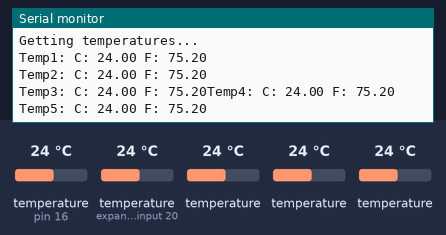
A sketch run on a simulated Arduino Uno, built with avr-gcc and run on an emulated ATmega328P. On the bench: the last lines printed to the serial monitor. Inputs (shaded band) come from the test bench; at power-on: temperature (sensors on pin 16, expander input 20) 24 °C, temperature 24 °C.

Above: at 6.4 s.
6.5 s: temperature (sensor on pin 16) set to 12 °C
At 8.2 s:
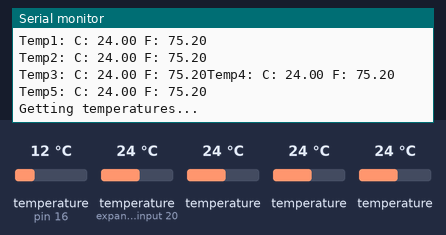
10.7 s: temperature (sensor on expander input 20) set to 12 °C
At 11.8 s:
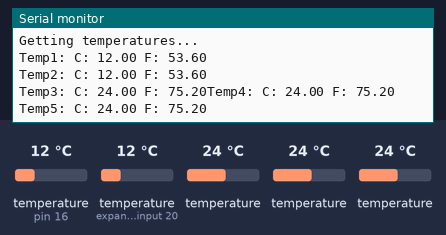
14.9 s: temperature (sensor 216) set to 12 °C
At 17.9 s:
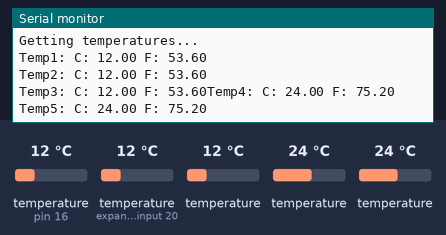
19.1 s: temperature (sensor 316) set to 12 °C
At 21.0 s:
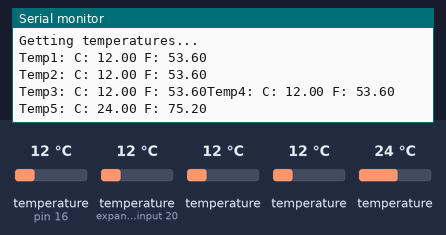
23.3 s: temperature (sensor 416) set to 12 °C
At 25.8 s:
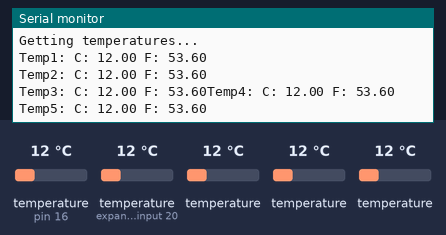
27.5 s: temperature (sensor on pin 16) set to 19 °C
At 27.5 s:
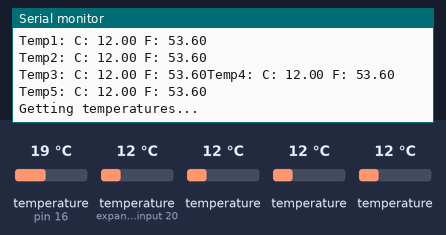
Timing chart, 0 to 30.5 s (numbered marks = the images above; inputs shaded):
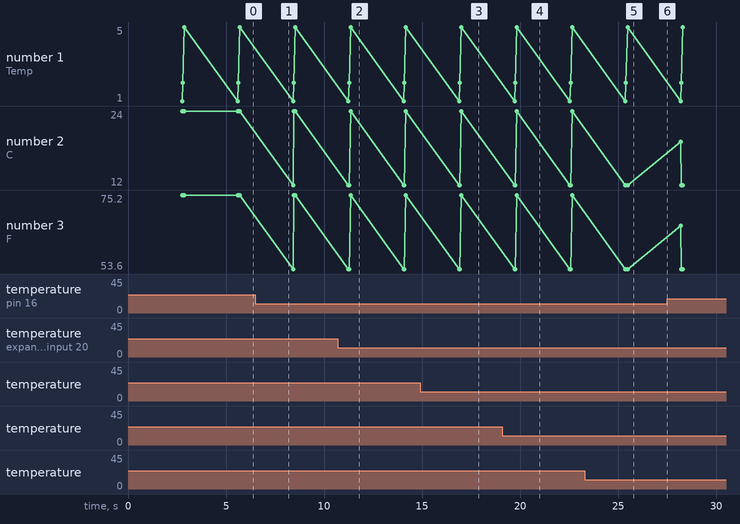

Measured:
- after the input at 10.7 s, the serial monitor: prints a new line after 0.57 s (image 2)
- after the input at 14.9 s, the serial monitor: prints a new line after 2.1 s (image 3)
- after the input at 19.1 s, the serial monitor: prints a new line after 0.68 s (image 4)
- after the input at 23.3 s, the serial monitor: prints a new line after 2.2 s (image 5)

The sketch:

temp5_1wire.ino
```cpp
// This Arduino sketch reads DS18B20 "1-Wire" digital
// temperature sensors.
// Tutorial:
// http://www.hacktronics.com/Tutorials/arduino-1-wire-tutorial.html

#include <OneWire.h>
#include <DallasTemperature.h>

// Data wire is plugged into pin 3 on the Arduino
#define ONE_WIRE_BUS 16

// Setup a oneWire instance to communicate with any OneWire devices
OneWire oneWire(ONE_WIRE_BUS);

// Pass our oneWire reference to Dallas Temperature.
DallasTemperature sensors(&oneWire);

// Assign the addresses of your 1-Wire temp sensors.
// See the tutorial on how to obtain these addresses:
// http://www.hacktronics.com/Tutorials/arduino-1-wire-address-finder.html

DeviceAddress insideThermometer1 = { 0x28, 0x64, 0x8E, 0x34, 0x05, 0x00, 0x00, 0x1B };
DeviceAddress insideThermometer2 = { 0x28, 0x62, 0xBF, 0x34, 0x05, 0x00, 0x00, 0xE0 };
DeviceAddress insideThermometer3 = { 0x28, 0xFA, 0xCC, 0x35, 0x05, 0x00, 0x00, 0x5C };
DeviceAddress insideThermometer4 = { 0x28, 0xB5, 0xF4, 0x34, 0x05, 0x00, 0x00, 0x38 };
DeviceAddress insideThermometer5 = { 0x28, 0x43, 0x86, 0x35, 0x05, 0x00, 0x00, 0x99 };

void setup(void)
{
  // start serial port
  Serial.begin(9600);
  // Start up the library
  sensors.begin();
  // set the resolution to 10 bit (good enough?)
  sensors.setResolution(insideThermometer1, 12);
  sensors.setResolution(insideThermometer2, 12);
  sensors.setResolution(insideThermometer3, 12);
  sensors.setResolution(insideThermometer4, 12);
  sensors.setResolution(insideThermometer5, 12);

}

void printTemperature(DeviceAddress deviceAddress)
{
  float tempC = sensors.getTempC(deviceAddress);
  if (tempC == -127.00) {
    Serial.print("Error getting temperature");
  } else {
    Serial.print("C: ");
    Serial.print(tempC);
    Serial.print(" F: ");
    Serial.print(DallasTemperature::toFahrenheit(tempC));
  }
}

void loop(void)
{
  delay(2000);
  Serial.print("Getting temperatures...\n\r");
  sensors.requestTemperatures();

  Serial.print("Temp1: ");
  printTemperature(insideThermometer1);
  Serial.print("\n\r");
   Serial.print("Temp2: ");
  printTemperature(insideThermometer2);
  Serial.print("\n\r");
   Serial.print("Temp3: ");
  printTemperature(insideThermometer3);

  Serial.print("Temp4: ");
  printTemperature(insideThermometer4);
  Serial.print("\n\r");

  Serial.print("Temp5: ");
  printTemperature(insideThermometer5);


  Serial.print("\n\r\n\r");

}
```
